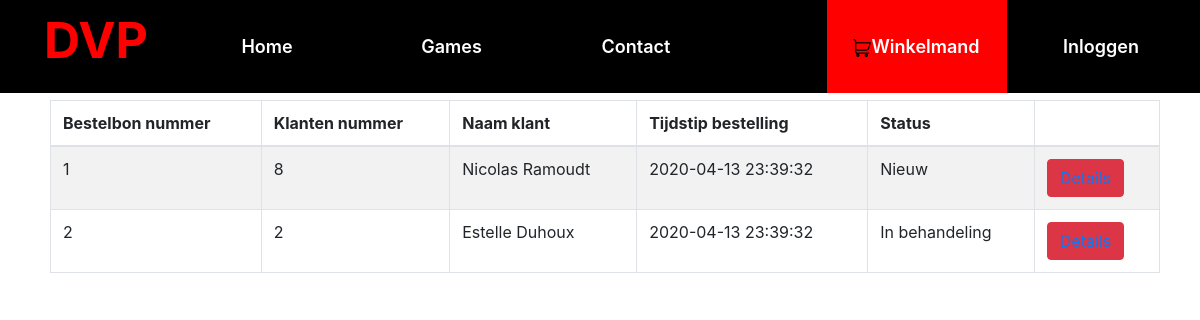
Before: /admin/bestellingen/index.php with the older database file.
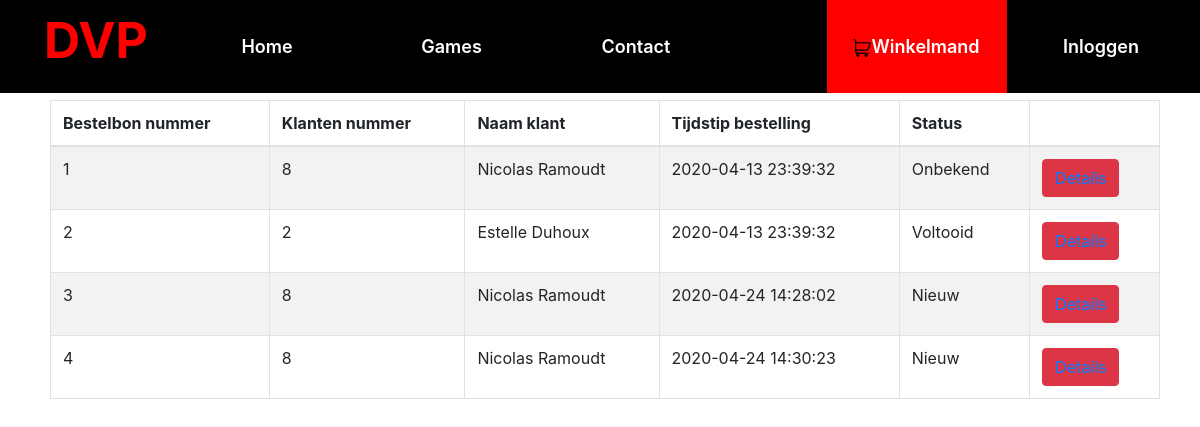
After: the same page with the newer database file.
### tables this page shows
CREATE TABLE IF NOT EXISTS `tblbestelbons` (
  `id` int(11) NOT NULL AUTO_INCREMENT,
  `tblklant_KlantID` int(11) NOT NULL,
  `besteldatum` datetime NOT NULL DEFAULT CURRENT_TIMESTAMP,
  `status` int(11) NOT NULL,
  PRIMARY KEY (`id`)
);

CREATE TABLE IF NOT EXISTS `tblklant` (
  `KlantID` int(11) NOT NULL AUTO_INCREMENT,
  `Naam` varchar(25) DEFAULT NULL,
  `Telefoonnummer` varchar(20) DEFAULT NULL,
  `Adres` text,
  `Gemeente` text,
  `Postcode` varchar(25) DEFAULT NULL,
  `Admin` tinyint(1) NOT NULL DEFAULT '0',
  `Gebruikersnaam` varchar(50) NOT NULL,
  `Wachtwoord` varchar(255) NOT NULL,
  `Email` varchar(100) NOT NULL,
  PRIMARY KEY (`KlantID`)
);

CREATE TABLE IF NOT EXISTS `tblbestelstatus` (
  `id` int(11) NOT NULL AUTO_INCREMENT,
  `status` varchar(25) NOT NULL,
  PRIMARY KEY (`id`)
);

### admin/bestellingen/index.php (the view, shortened to what this page needs)
<?php
require('../../config.php');
$sql = "SELECT tblbestelbons.id, tblklant_KlantID, tblklant.Naam, tblbestelbons.besteldatum, tblbestelstatus.status FROM tblbestelbons
        INNER JOIN tblklant ON tblbestelbons.tblklant_KlantID = tblklant.KlantID
        INNER JOIN tblbestelstatus ON tblbestelstatus.id = tblbestelbons.status";
$overzichtbestelbons = $dbh->query($sql);
?>
<html>
<head>
  <link rel="stylesheet" href="../../css/bootstrap.min.css"/>
  <link rel="stylesheet" href="../../css/font-awesome.min.css"/>
  <link rel="stylesheet" href="../../css/owl.carousel.min.css"/>
  <link rel="stylesheet" href="../../css/flaticon.css"/>
  <link rel="stylesheet" href="../../css/slicknav.min.css"/>
  <link rel="stylesheet" href="../../css/style.css"/>
</head>
<body style="background-color:white;">
        <?php $page=''; require( SITE_DIR.'/Includes/navbar.php' ); ?>
<main class="container categorielijst">
  <div class="row mt-3">
    <div class="col-12">
      <table id="overzichtTabel" class="table table-striped table-bordered" style="width:100%;">
        <thead>
        <tr>
          <th>Bestelbon nummer</th>
          <th>Klanten nummer</th>
          <th>Naam klant</th>
          <th>Tijdstip bestelling</th>
          <th>Status</th>
          <th></th>
        </tr>
        </thead>
        <?php
        foreach ($overzichtbestelbons as $bestelbon) {
          ?>
          <tr>
              <td><?php echo $bestelbon['id']; ?></td>
              <td><?php echo $bestelbon['tblklant_KlantID']; ?></td>
              <td><?php echo $bestelbon['Naam']; ?></td>
              <td><?php echo $bestelbon['besteldatum']; ?></td>
              <td><?php echo $bestelbon['status']; ?></td>
              <td><button class="btn btn-danger"><a href=detail.php?bestelbon_id=<?php echo $bestelbon['id'] ?>>Details</a></button></td>
          </tr>
          <?php
        }
        ?>
      </table>
    </div>
  </div>
</main>
</body>
</html>

Changed rows visible on the page:
changed tblbestelbons id 1: tblbestelstatus.status "Nieuw" → "Onbekend"
changed tblbestelbons "Estelle Duhoux": tblbestelstatus.status "In behandeling" → "Voltooid"
added tblbestelbons: id "3", tblklant_KlantID "8", tblklant.Naam "Nicolas Ramoudt", besteldatum "2020-04-24 14:28:02", tblbestelstatus.status "Nieuw"
added tblbestelbons: id "4", tblklant_KlantID "8", tblklant.Naam "Nicolas Ramoudt", besteldatum "2020-04-24 14:30:23", tblbestelstatus.status "Nieuw"
